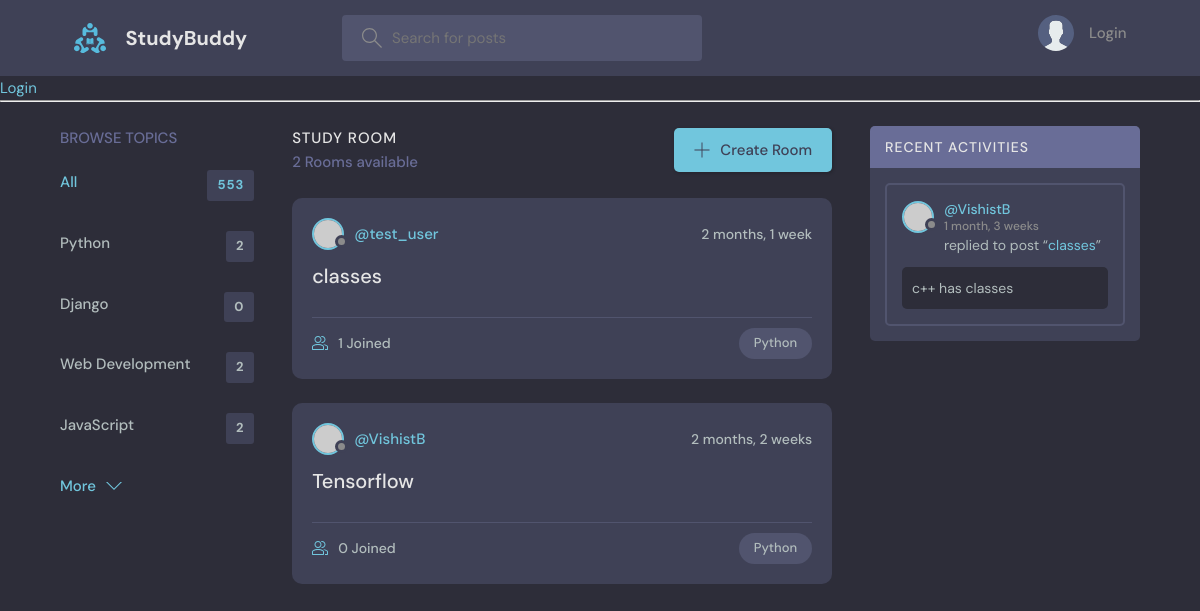
Page /?q=Python on the committed database.
### base/models.py (models this page shows, shortened)
class Topic(models.Model):
    name = models.CharField(max_length=200)

class Room(models.Model):
    host = models.ForeignKey(User, on_delete=models.SET_NULL, null=True)
    topic= models.ForeignKey(Topic, on_delete=models.SET_NULL, null=True)
    name=models.CharField(max_length=200)
    description= models.TextField(null=True,blank=True)
    participants=models.ManyToManyField(User, related_name='participants', blank=True)
    updated=models.DateTimeField(auto_now=True)
    created=models.DateTimeField(auto_now_add=True)
    class Meta:
        ordering = ['-updated', 'created']
    def __str__(self):
        return self.name

class Message(models.Model):
    user = models.ForeignKey(User, on_delete=models.CASCADE)
    room = models.ForeignKey(Room, on_delete=models.CASCADE)
    body = models.TextField()
    updated=models.DateTimeField(auto_now=True)
    created=models.DateTimeField(auto_now_add=True)
    class Meta:
        ordering = ['-updated', 'created']

### base/views.py (the view)
# urls.py: path('',views.home, name="home"),
def home(request):
    q = request.GET.get('q') if request.GET.get('q')!=None else ''
    rooms=Room.objects.filter(Q(topic__name__icontains=q)|Q(name__icontains=q)|Q(description__icontains=q))
    topics=Topic.objects.all()
    room_count=rooms.count()
    room_messages= Message.objects.filter(Q(room__topic__name__icontains=q))
    context={'rooms':rooms, 'topics':topics, 'room_count':room_count, 'room_messages': room_messages}
    return render(request, 'base/home.html', context)

### base/templates/base/home.html (shortened to what this page needs)
{% extends 'main.html' %}
{% block content%}
    <main class="layout layout--3">
      <div class="container">
        {% include 'base/topics_components.html' %}
        <div class="roomList">
          <div class="roomList__header">
            <div>
              <h2>Study Room</h2>
              <p>{{rooms.count}} Rooms available</p>
            </div>
            <a class="btn btn--main" href="{% url 'create-room' %}">
              <svg version="1.1" xmlns="http://www.w3.org/2000/svg" width="32" height="32" viewBox="0 0 32 32">
                <title>add</title>
                <path
                  d="M16.943 0.943h-1.885v14.115h-14.115v1.885h14.115v14.115h1.885v-14.115h14.115v-1.885h-14.115v-14.115z"
                ></path>
              </svg>
              Create Room
            </a>
          </div>
          {% include 'base/feed_component.html' %}
        </div>
        {% include 'base/activity_component.html' %}
      </div>
    </main>
{% endblock %}

### base/templates/base/topics_components.html
<div class="topics">
    <div class="topics__header">
      <h2>Browse Topics</h2>
    </div>
    <ul class="topics__list">
      <li>
        <a href="{% url 'home' %}" class="active">All <span>553</span></a>
      </li>
      {% for topic in topics %}
      <li>
        <a href="{% url 'home' %}?q={{topic.name}}">{{topic.name}}<span>{{topic.room_set.all.count}}</span></a>
      </li>
      {% endfor %}
    </ul>
    <a class="btn btn--link" href="topics.html">
      More
      <svg version="1.1" xmlns="http://www.w3.org/2000/svg" width="32" height="32" viewBox="0 0 32 32">
        <title>chevron-down</title>
        <path d="M16 21l-13-13h-3l16 16 16-16h-3l-13 13z"></path>
      </svg>
    </a>
  </div>

### base/templates/base/feed_component.html (shortened to what this page needs)
{% for room in rooms %}
<div class="roomListRoom">
    <div class="roomListRoom__header">
      <a href="{% url 'user-profile' room.host.id %}" class="roomListRoom__author">
        <div class="avatar avatar--small">
          <img src="https://randomuser.me/api/portraits/women/11.jpg" />
        </div>
        <span>@{{room.host.username}}</span>
      </a>
      <div class="roomListRoom__actions">
        <span>{{room.created|timesince}}</span>
      </div>
    </div>
    <div class="roomListRoom__content">
      <a href="{% url 'room' room.id%}">{{room.name}}</a>
    </div>
    <div class="roomListRoom__meta">
      <a href="{% url 'room' room.id%}" class="roomListRoom__joined">
        {{room.participants.all.count}} Joined
      </a>
      <p class="roomListRoom__topic">{{room.topic.name}}</p>
    </div>
  </div>
{% endfor %}

### base/templates/base/activity_component.html (shortened to what this page needs)
<div class="activities">
    <div class="activities__header">
      <h2>Recent Activities</h2>
    </div>
    {% for message in room_messages %}
    <div class="activities__box">
      <div class="activities__boxHeader roomListRoom__header">
        <a href="{% url 'user-profile' message.user.id%}" class="roomListRoom__author">
          <div class="avatar avatar--small">
            <img src="https://randomuser.me/api/portraits/women/11.jpg" />
          </div>
          <p>
            @{{message.user}}
            <span>{{message.created|timesince}}</span>
          </p>
        </a>
      </div>
      <div class="activities__boxContent">
        <p>replied to post “<a href="{% url 'room' message.room.id %}">{{message.room}}</a>”</p>
        <div class="activities__boxRoomContent">
          {{message.body}}
        </div>
      </div>
    </div>
    {% endfor %}
  </div>

### rows in the picture
Topic: name "Python", room_set.all.count "2"
Topic: name "Django", room_set.all.count "0"
Topic: name "Web Development", room_set.all.count "2"
Topic: name "JavaScript", room_set.all.count "2"
Room: host.username "test_user", created "2 months, 1 week", name "classes", participants.all.count "1", topic.name "Python"
Room: host.username "VishistB", created "2 months, 2 weeks", name "Tensorflow", participants.all.count "0", topic.name "Python"
Message: user "VishistB", created "1 month, 3 weeks", room "classes", body "c++ has classes"

### other values in the picture
{{ rooms.count }} "2"
